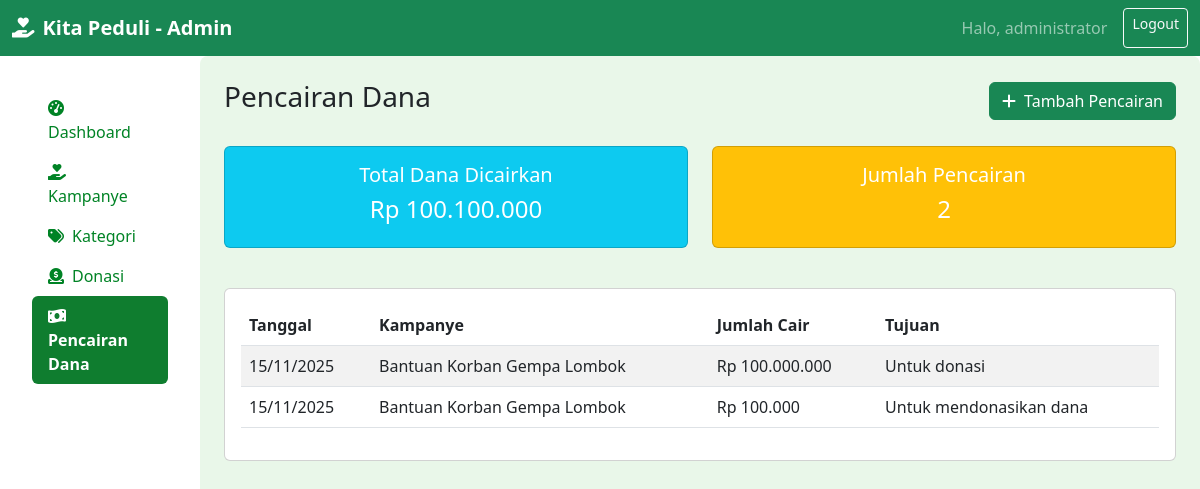
Page /admin/pencairan.php (signed in) on the committed database.
### tables this page shows
CREATE TABLE `pencairan_dana` (
  `id_pencairan` int(11) NOT NULL,
  `id_kampanye` int(11) NOT NULL,
  `jumlah_cair` decimal(15,2) NOT NULL,
  `tanggal_cair` datetime DEFAULT current_timestamp(),
  `tujuan` text NOT NULL,
  `bukti_dokumen` varchar(255) DEFAULT NULL
);

CREATE TABLE `kampanye` (
  `id_kampanye` int(11) NOT NULL,
  `id_kategori` int(11) NOT NULL,
  `judul` varchar(255) NOT NULL,
  `deskripsi` text NOT NULL,
  `target_dana` decimal(15,2) NOT NULL,
  `dana_terkumpul` decimal(15,2) DEFAULT 0.00,
  `tanggal_mulai` date DEFAULT NULL,
  `tanggal_akhir` date DEFAULT NULL,
  `foto_utama` varchar(255) DEFAULT NULL,
  `status_kampanye` enum('Aktif','Selesai','Dihentikan') DEFAULT 'Aktif',
  `gambar` varchar(255) DEFAULT NULL
);

### admin/pencairan.php (the view, shortened to what this page needs)
<?php
include '../config/koneksi.php';
$pencairan = mysqli_query($conn, "SELECT p.*, k.judul FROM pencairan_dana p JOIN kampanye k ON p.id_kampanye=k.id_kampanye ORDER BY p.tanggal_cair DESC");
$total_pencairan = mysqli_fetch_assoc(mysqli_query($conn, "SELECT SUM(jumlah_cair) as total FROM pencairan_dana"))['total'];
$jumlah_pencairan = mysqli_fetch_assoc(mysqli_query($conn, "SELECT COUNT(*) as total FROM pencairan_dana"))['total'];
?>
<!DOCTYPE html>
<html lang="id">
<head>
    <link rel="stylesheet" href="../assets/css/style.css">
    <link href="https://cdn.jsdelivr.net/npm/bootstrap@5.3.0/dist/css/bootstrap.min.css" rel="stylesheet">
    <link href="https://cdnjs.cloudflare.com/ajax/libs/font-awesome/6.0.0/css/all.min.css" rel="stylesheet">
</head>
<body>
    <nav class="navbar navbar-dark bg-success">
        <div class="container-fluid">
            <a class="navbar-brand fw-bold" href="dashboard.php">
                <i class="fas fa-hand-holding-heart me-2"></i>Kita Peduli - Admin
            </a>
            <div class="d-flex">
                <span class="navbar-text me-3">
                    Halo, <?php echo $_SESSION['admin']['nama_lengkap']; ?>
                </span>
                <a href="logout.php" class="btn btn-outline-light btn-sm">Logout</a>
            </div>
        </div>
    </nav>
    <div class="container-fluid">
        <div class="row">
        <div class="col-md-3 col-lg-2 sidebar-green p-3">
                <div class="d-flex flex-column flex-shrink-0 p-3">
                    <ul class="nav nav-pills flex-column mb-auto">
                        <li class="nav-item">
                            <a href="dashboard.php" class="nav-link">
                                <i class="fas fa-tachometer-alt me-2"></i>Dashboard
                            </a>
                        </li>
                        <li>
                            <a href="kampanye.php" class="nav-link">
                                <i class="fas fa-hand-holding-heart me-2"></i>Kampanye
                            </a>
                        </li>
                        <li>
                            <a href="kategori.php" class="nav-link">
                                <i class="fas fa-tags me-2"></i>Kategori
                            </a>
                        </li>
                        <li>
                            <a href="donasi.php" class="nav-link">
                                <i class="fas fa-donate me-2"></i>Donasi
                            </a>
                        </li>
                        <li>
                            <a href="pencairan.php" class="nav-link active">
                                <i class="fas fa-money-bill-wave me-2"></i>Pencairan Dana
                            </a>
                        </li>
                    </ul>
                </div>
            </div>
            <main class="col-md-9 col-lg-10 px-4 py-4 dashboard-bg">
                <div class="d-flex justify-content-between align-items-center mb-4">
                    <h2 class="h3">Pencairan Dana</h2>
                    <button class="btn btn-success" data-bs-toggle="modal" data-bs-target="#addModal">
                        <i class="fas fa-plus me-2"></i>Tambah Pencairan
                    </button>
                </div>
                <div class="row mb-4">
                    <div class="col-md-6 mb-3">
                        <div class="card bg-info text-white">
                            <div class="card-body text-center">
                                <h5>Total Dana Dicairkan</h5>
                                <h4>Rp <?php echo number_format($total_pencairan ?: 0, 0, ',', '.'); ?></h4>
                            </div>
                        </div>
                    </div>
                    <div class="col-md-6 mb-3">
                        <div class="card bg-warning text-white">
                            <div class="card-body text-center">
                                <h5>Jumlah Pencairan</h5>
                                <h4><?php echo $jumlah_pencairan; ?></h4>
                            </div>
                        </div>
                    </div>
                </div>
                <div class="card">
                    <div class="card-body">
                        <div class="table-responsive">
                            <table class="table table-striped">
                                <thead>
                                    <tr>
                                        <th>Tanggal</th>
                                        <th>Kampanye</th>
                                        <th>Jumlah Cair</th>
                                        <th>Tujuan</th>
                                    </tr>
                                </thead>
                                <tbody>
                                    <?php while ($row = mysqli_fetch_assoc($pencairan)): ?>
                                    <tr>
                                        <td><?php echo date('d/m/Y', strtotime($row['tanggal_cair'])); ?></td>
                                        <td><?php echo $row['judul']; ?></td>
                                        <td>Rp <?php echo number_format($row['jumlah_cair'], 0, ',', '.'); ?></td>
                                        <td><?php echo $row['tujuan']; ?></td>
                                    </tr>
                                    <?php endwhile; ?>
                                </tbody>
                            </table>
                        </div>
                    </div>
                </div>
            </main>
        </div>
    </div>
</body>
</html>

### assets/css/style.css (style rules this page uses)
:root { --primary-color: #148f0f; --secondary-color: #adcc93ff; --accent-color: #0ec108; --text-primary: #136004ff; --bg-light-top: #ffffffff; --bg-light-bottom: #e9f9e8; --bg-section: #e9f9e8; --bg-program: #e9f9e8; }
.dashboard-bg { background-color: #e9f7e9; min-height: 100vh; border-radius: 8px; padding: 20px; }
.sidebar-green .nav-link { color: #008325 !important; }
.sidebar-green .nav-link.active { background-color: #0f7d2f !important; color: #ffffff !important; border-radius: 6px; font-weight: 600; }
body { background-color: #e9f9e8; }

### rows in the picture
pencairan_dana: tanggal_cair "15/11/2025", id_kampanye.judul "Bantuan Korban Gempa Lombok", jumlah_cair "100.000.000", tujuan "Untuk donasi"
pencairan_dana: tanggal_cair "15/11/2025", id_kampanye.judul "Bantuan Korban Gempa Lombok", jumlah_cair "100.000", tujuan "Untuk mendonasikan dana"

### other values in the picture
$_SESSION['admin']['nama_lengkap'] "administrator"
$total_pencairan ?: 0 "100.100.000"
$jumlah_pencairan "2"
